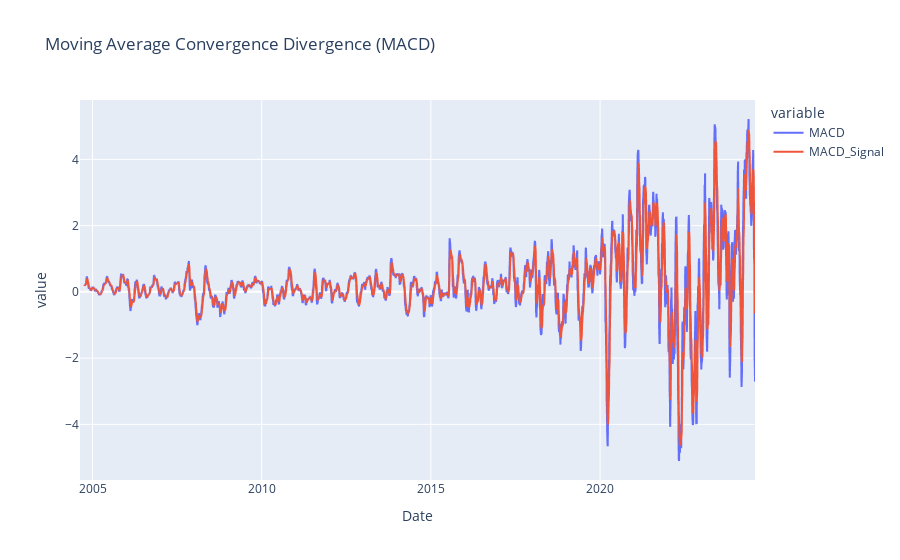

This figure's notebook cell:
### Code cell
fa.plot_macd()

### Figure 1 — Plotly figure (JSON) as saved in the notebook; plotly's stock layout.template omitted (floating-point values rounded to 4 significant figures; data arrays with more than 128 entries replaced by an {"elided": "..."} marker saying what was removed)
{"data": [{"hovertemplate": "variable=MACD<br>Date=%{x}<br>value=%{y}<extra></extra>", "legendgroup": "MACD", "line": {"color": "#636efa", "dash": "solid"}, "marker": {"symbol": "circle"}, "mode": "lines", "name": "MACD", "showlegend": true, "type": "scattergl", "x": {"elided": "5020 str values"}, "xaxis": "x", "y": {"elided": "5020 float values"}, "yaxis": "y"}, {"hovertemplate": "variable=MACD_Signal<br>Date=%{x}<br>value=%{y}<extra></extra>", "legendgroup": "MACD_Signal", "line": {"color": "#EF553B", "dash": "solid"}, "marker": {"symbol": "circle"}, "mode": "lines", "name": "MACD_Signal", "showlegend": true, "type": "scattergl", "x": {"elided": "5020 str values"}, "xaxis": "x", "y": {"elided": "5020 float values"}, "yaxis": "y"}], "layout": {"legend": {"title": {"text": "variable"}, "tracegroupgap": 0}, "title": {"text": "Moving Average Convergence Divergence (MACD)"}, "xaxis": {"anchor": "y", "domain": [0, 1], "title": {"text": "Date"}}, "yaxis": {"anchor": "x", "domain": [0, 1], "title": {"text": "value"}}}}
